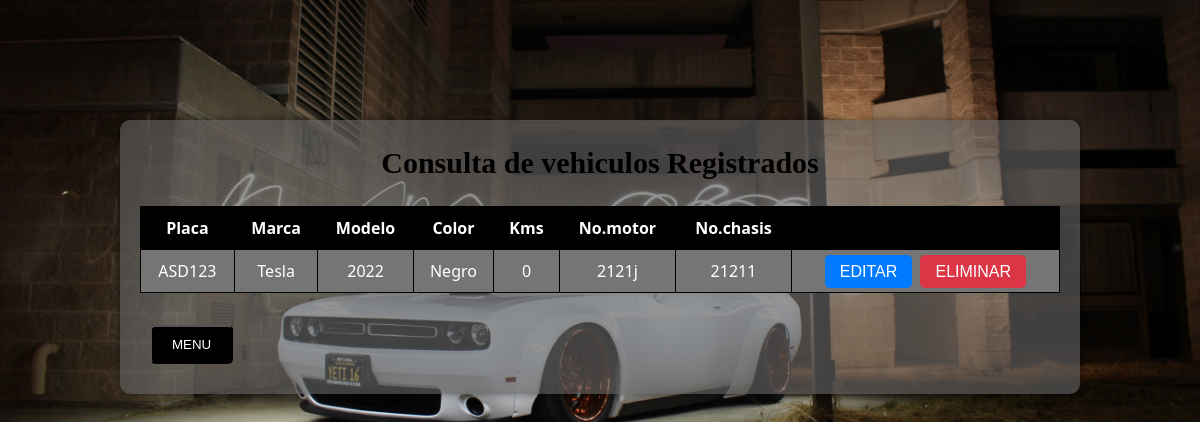
Page /crud_vehiculo/consulta.php?placa=ASD123 on the committed database.
### tables this page shows
CREATE TABLE `vehiculo` (
  `placa` varchar(8) NOT NULL,
  `marca` varchar(25) NOT NULL,
  `modelo` varchar(20) NOT NULL,
  `color` varchar(10) NOT NULL,
  `kms` varchar(9) NOT NULL,
  `no_motor` varchar(10) NOT NULL,
  `no_chasis` varchar(10) NOT NULL
);

### crud_vehiculo/consulta.php (the view, shortened to what this page needs)
<?php
$conectar = connection();
$placa = $_GET["placa"];
$bd_sql = "SELECT * FROM vehiculo WHERE placa='$placa'";
$consultar = mysqli_query($conectar, $bd_sql);
?>
<!DOCTYPE html>
<html lang="en">
<head>
    <link href="css/styleconsulta.css" rel="stylesheet">
</head>
<body>
	<div class="container">
		<h2>Consulta de vehiculos Registrados</h2>
		<table>
			<thead>
				<tr>
					<th>Placa</th>
					<th>Marca</th>
					<th>Modelo</th>
					<th>Color</th>
					<th>Kms</th>
					<th>No.motor</th>
					<th>No.chasis</th>
					<th></th>
				</tr>
			</thead>
			<tbody>
				<?php while ($row = mysqli_fetch_array($consultar)): ?>
					<tr>
						<td><?= $row['placa'] ?></td>
						<td><?= $row['marca'] ?></td>
						<td><?= $row['modelo'] ?></td>
						<td><?= $row['color'] ?></td>
						<td><?= $row['kms'] ?></td>
						<td><?= $row['no_motor'] ?></td>
						<td><?= $row['no_chasis'] ?></td>
						<td>
							<a href="actualizar.php?placa=<?= $row['placa'] ?>" class="btn edit-btn">Editar</a>
							<a href="delete.php?placa=<?= $row['placa'] ?>" class="btn delete-btn" >Eliminar</a>
						</td>
					</tr>
				<?php endwhile; ?>
			</tbody>
		</table>
		<br>
		<input type="button" class="menu-button"  onclick="window.location.href='index.php';" value="Menu"/>
	</div>
</body>
</html>

### crud_vehiculo/css/styleconsulta.css (style rules this page uses)
* { box-sizing: border-box; margin: 0; padding: 0; }
body { margin: 0; padding: 0; background-image: url('../img/fondo_consulta.jpg'); background-size: cover; font-family: 'Segoe UI', sans-serif; }
.container { background-color: rgba(94, 94, 94, 0.66); border-radius: 10px; width: 80%; margin: 0 auto; padding: 20px; box-shadow: 0 0 10px rgba(0, 0, 0, 0.5); margin-top: 10%; }
h2 { font-family: Copperplate, "Copperplate Gothic Light", fantasy; font-size: 24px; font-style: normal; font-variant: normal; font-weight: 700; line-height: 26.4px; text-align: center; margin-bottom: 20px; padding: 10px; font-size: 30px; }
table { width: 100%; border-collapse: collapse; }
table, th, td { border: 1px solid #000; }
th, td { padding: 10px; text-align: center; }
th { background-color: #000; color: #fff; }
tr { background-color: #757575; color: #fff; }
.btn { border-radius: 5px; padding: 8px 15px; margin: 2px; color: #fff; font-family: sans-serif; text-transform: uppercase; text-align: center; text-decoration: none; }
.edit-btn { background-color: #007bff; }
.delete-btn { background-color: #dc3545; }
.menu-button { border-radius: 5px; padding: 8px 15px; margin: 10px; background-color: #000000; color: #fff; padding: 10px 20px; border-radius: 5px; text-decoration: none; font-family: sans-serif; text-transform: uppercase; text-align: center; display: inline-block; cursor: pointer; }

### rows in the picture
vehiculo: placa "ASD123", marca "Tesla", modelo "2022", color "Negro", kms "0", no_motor "2121j", no_chasis "21211"
